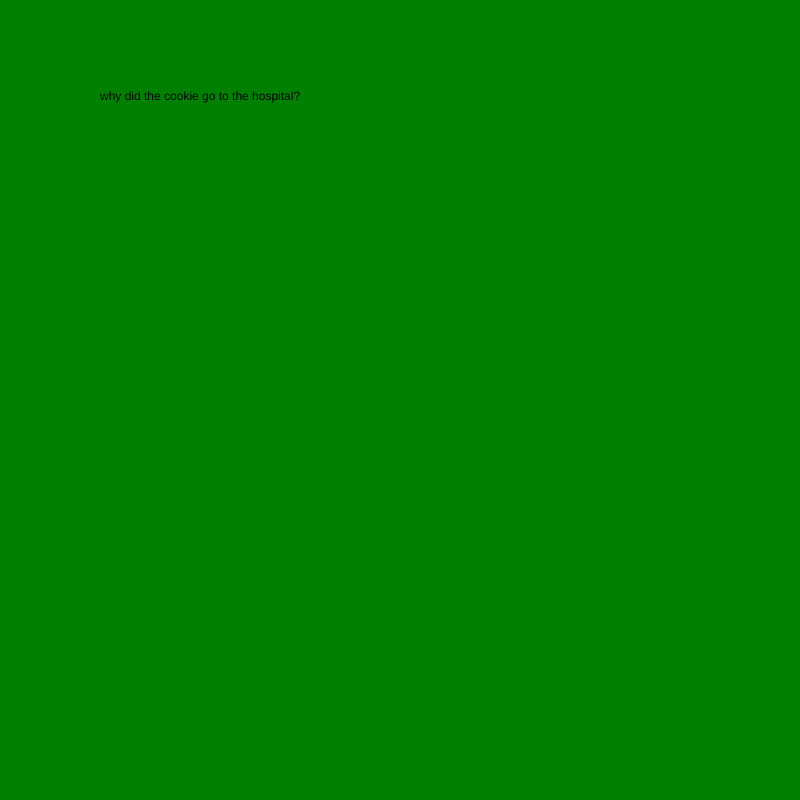
Frame 1 (no input)
Frame 60 (no input): identical to frame 1, image omitted
Frame 120 (the mouse pressed at the canvas centre since frame 60): identical to frame 1, image omitted

The p5.js sketch that drew this single still picture (run headless with seeded random() and noise() and a simulated clock; from frame 60 on, the mouse is pressed at the canvas centre):

// p5.js sketch
// ── sketch.js
let myState = 0;

function setup() {
  // put setup code here
  createCanvas(800, 800);
}

function draw() {

  switch(myState) {

      case 0:
      background('green');
      text("why did the cookie go to the hospital?",100, 100);
      //joke 2 tmer code goes here
      break ;

      case 1: //punchline
      background('purple');
      text("Because he felt crummy",100, 100);
      break ;

  }
}

function mouseReleased(){
  myState = myState + 1;
  //if state is greater than 1 set it equal to 0
  if(myState > 1) {
    myState = 0;
  }

  }
